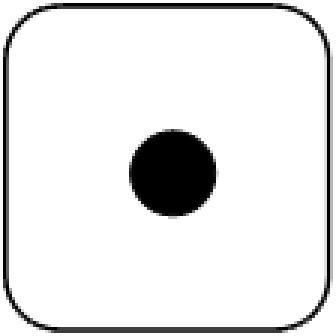
#> input picture Images/Alea_1.png, 112 x 112 px (shown 3 times larger)
$ jupyter execute --allow-errors Untitled.ipynb
#> lines starting #> are read from the running program, lines starting #| are printed output that depends on the picture
[cell 1]
import matplotlib.pyplot as plt
import matplotlib.image as im
import sys
import numpy as np

[cell 2]
image = im.imread("Images/Alea_1.png")
#> image is the input picture: shape (112, 112, 4) float32; mean R, G, B, A 0.894, 0.894, 0.894, 0.938
image.shape
#> Out = (112, 112, 4)

[cell 3]
plt.imshow(image)
sys.executable

[cell 4]
sys.path

[cell 5]
from PIL import Image

https://berkeley-stat159-f17.github.io/stat159-f17/lectures/10-matplotlib_beyond_basics/image_tutorial..html

[cell 6]
img = Image.open("Images/2_of_clubs.png")
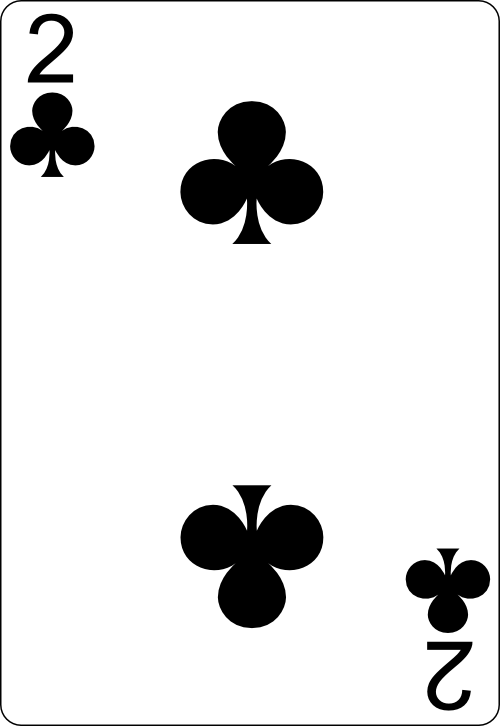
#> input picture Images/2_of_clubs.png, 500 x 726 px
#> img is the input picture: PIL image 500x726 RGBA; mean R, G, B, A 228.6, 228.6, 228.6, 254.7
img

[cell 7]
rsize = img.resize((np.array(img.size)/5).astype(int)) # Use PIL to resize
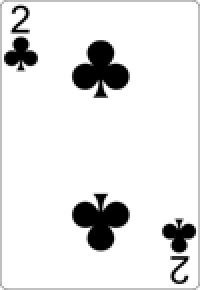
#> rsize: PIL image 100x145 RGBA (shown 2 times larger); mean R, G, B, A 228.8, 228.8, 228.8, 254.7; transparent parts drawn white
rsize
